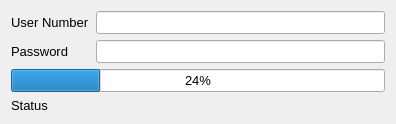
<?xml version="1.0" encoding="UTF-8"?>
<ui version="4.0">
 <class>DcuScraper</class>
 <widget class="QWidget" name="DcuScraper">
  <property name="geometry">
   <rect>
    <x>0</x>
    <y>0</y>
    <width>396</width>
    <height>122</height>
   </rect>
  </property>
  <property name="windowTitle">
   <string>DCU Scraper</string>
  </property>
  <layout class="QVBoxLayout" name="verticalLayout">
   <item>
    <layout class="QFormLayout" name="formLayout">
     <item row="0" column="0">
      <widget class="QLabel" name="label">
       <property name="font">
        <font>
         <pointsize>10</pointsize>
        </font>
       </property>
       <property name="text">
        <string>User Number</string>
       </property>
      </widget>
     </item>
     <item row="0" column="1">
      <widget class="QLineEdit" name="userNumberEdit">
       <property name="font">
        <font>
         <pointsize>10</pointsize>
        </font>
       </property>
      </widget>
     </item>
     <item row="1" column="0">
      <widget class="QLabel" name="label_2">
       <property name="font">
        <font>
         <pointsize>10</pointsize>
        </font>
       </property>
       <property name="text">
        <string>Password</string>
       </property>
      </widget>
     </item>
     <item row="1" column="1">
      <widget class="QLineEdit" name="passwordEdit">
       <property name="font">
        <font>
         <pointsize>10</pointsize>
        </font>
       </property>
       <property name="echoMode">
        <enum>QLineEdit::Password</enum>
       </property>
      </widget>
     </item>
    </layout>
   </item>
   <item>
    <widget class="QProgressBar" name="progressBar">
     <property name="font">
      <font>
       <pointsize>10</pointsize>
      </font>
     </property>
     <property name="value">
      <number>24</number>
     </property>
    </widget>
   </item>
   <item>
    <widget class="QLabel" name="statusLabel">
     <property name="font">
      <font>
       <pointsize>10</pointsize>
      </font>
     </property>
     <property name="text">
      <string>Status</string>
     </property>
    </widget>
   </item>
  </layout>
 </widget>
 <resources/>
 <connections/>
</ui>
